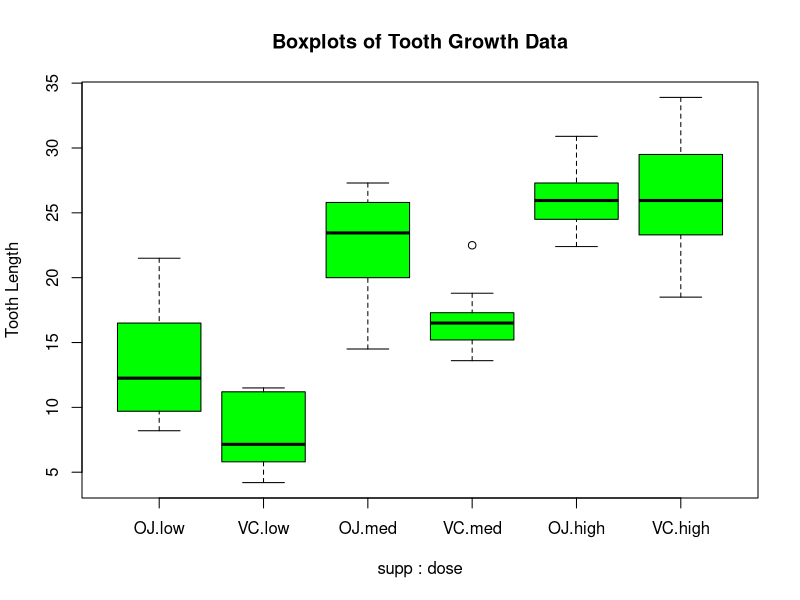

This figure's R source:
## ---- chunk 1
library(datasets)
data(ToothGrowth)
str(ToothGrowth)
ToothGrowth$dose = factor(ToothGrowth$dose, levels=c(0.5,1.0,2.0), 
                          labels=c("low","med","high"))
replications(len ~ supp * dose, data=ToothGrowth)
boxplot(len ~ supp * dose, data=ToothGrowth, col="green",
        ylab="Tooth Length", main="Boxplots of Tooth Growth Data")
## ---- chunk 2
with(ToothGrowth, tapply(len, list(supp,dose), mean))
with(ToothGrowth, tapply(len, list(supp,dose), var))
## ---- chunk 3
TG_OJ_low <- ToothGrowth[ToothGrowth$supp=="OJ" & ToothGrowth$dose=="low",1]
TG_VC_low <- ToothGrowth[ToothGrowth$supp=="VC" & ToothGrowth$dose=="low",1]
t.test(TG_OJ_low, TG_VC_low, alternative="greater")
## ---- chunk 4
TG_OJ_med <- ToothGrowth[ToothGrowth$supp=="OJ" & ToothGrowth$dose=="med",1]
TG_VC_med <- ToothGrowth[ToothGrowth$supp=="VC" & ToothGrowth$dose=="med",1]
t.test(TG_OJ_med, TG_VC_med, alternative="greater")
## ---- chunk 5
TG_OJ_high <- ToothGrowth[ToothGrowth$supp=="OJ" & ToothGrowth$dose=="high",1]
TG_VC_high <- ToothGrowth[ToothGrowth$supp=="VC" & ToothGrowth$dose=="high",1]
t.test(TG_OJ_high, TG_VC_high, alternative="greater")
t.test(TG_OJ_high, TG_VC_high, alternative="two.sided")
